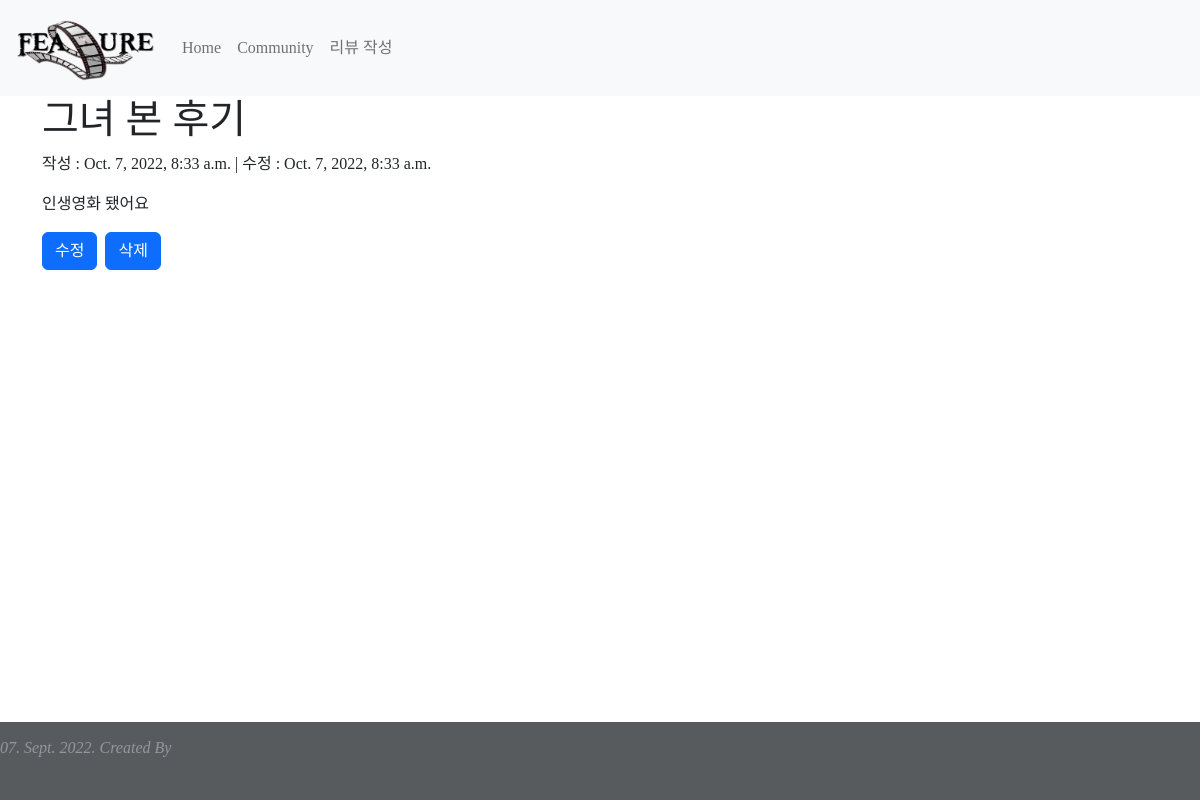
Screenshot of /review/detail/20 with the database file from the repository.
### reviews_movie/models.py (models this page shows)
class Review(models.Model):
    title = models.CharField(max_length=80)
    content = models.TextField()
    movie_name = models.CharField(max_length=80)
    grade = models.FloatField()
    created_at = models.DateTimeField(auto_now_add=True)
    updated_at = models.DateTimeField(auto_now=True)

### reviews_movie/views.py (the view)
# urls.py: path('detail/<int:pk>',views.detail, name='detail'),
def detail(request,pk):
    review = Review.objects.get(pk=pk)
    context = {
        'review' : review
    }
    return render(request,'reviews/detail.html',context)

### reviews_movie/templates/reviews/detail.html (shortened to what this page needs)
{% extends 'base.html' %}
{% block content %}
<h1> {{ review.title }} </h1>
<p>작성 : {{ review.created_at }} | 수정 : {{ review.updated_at }}</p>
<p> {{ review.content }} </p>
<div class="d-flex">
  <button type="submit" class="btn btn-primary" onclick="location.href='{% url 'review:update' review.pk %}'">수정</button>
  <form action="{% url 'review:delete' review.pk %}" method="POST" class="mx-2">
      <button type="submit" class="btn btn-primary">삭제</button>
  </form>
</div>
{% endblock %}

### reviews_movie/static/css/style.css (style rules this page uses)
* { font-family: 'EliceDigitalBaeum-Bd'; }

### rows the page displays
Review: title "그녀 본 후기", created_at "Oct. 7, 2022, 8:33 a.m.", updated_at "Oct. 7, 2022, 8:33 a.m.", content "인생영화 됐어요"
